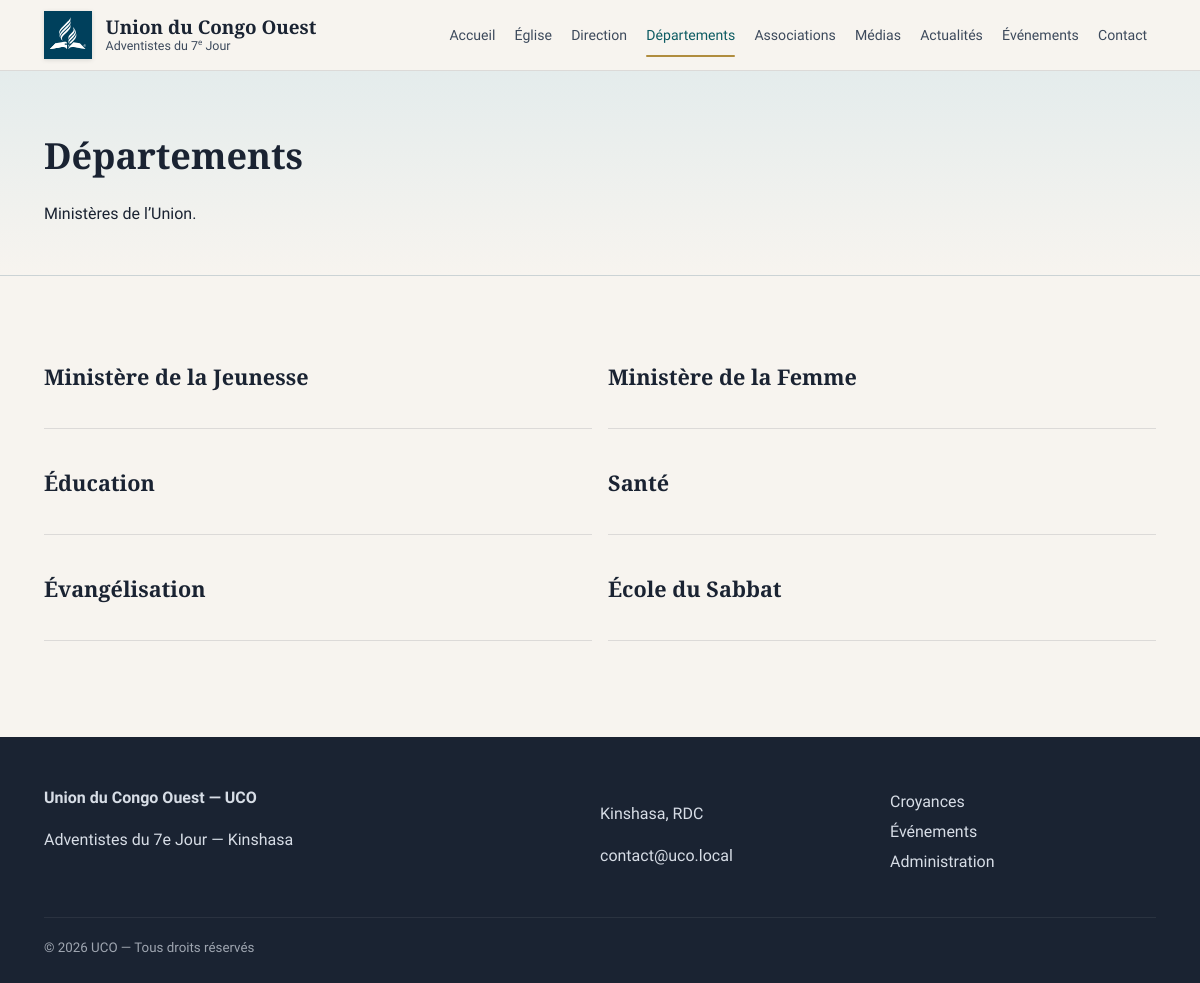
/departements, run on the app's committed database.
### tables this page shows
CREATE TABLE departments (
    id          INT UNSIGNED AUTO_INCREMENT PRIMARY KEY,
    slug        VARCHAR(120) NOT NULL UNIQUE,
    name        VARCHAR(150) NOT NULL,
    short_name  VARCHAR(80) NULL,
    description TEXT NULL,
    mission     TEXT NULL,
    icon        VARCHAR(100) NULL,
    cover_image VARCHAR(255) NULL,
    email       VARCHAR(190) NULL,
    phone       VARCHAR(40) NULL,
    sort_order  INT NOT NULL DEFAULT 0,
    is_active   TINYINT(1) NOT NULL DEFAULT 1,
    created_at  DATETIME NOT NULL DEFAULT CURRENT_TIMESTAMP,
    updated_at  DATETIME NULL ON UPDATE CURRENT_TIMESTAMP
);

CREATE TABLE site_settings (
    id          INT UNSIGNED AUTO_INCREMENT PRIMARY KEY,
    setting_key VARCHAR(100) NOT NULL UNIQUE,
    setting_value TEXT NULL,
    value_type  ENUM('string','text','int','bool','json') NOT NULL DEFAULT 'string',
    label       VARCHAR(150) NULL,
    updated_at  DATETIME NULL ON UPDATE CURRENT_TIMESTAMP
);

### src/Core/View.php (called while the page is built, shortened)
<?php
final class View
{
    public static function render(string $view, array $data = [], ?string $layout = 'layouts/main'): void
    {
        extract($data, EXTR_SKIP);
        $viewFile = dirname(__DIR__, 2) . '/views/' . str_replace('.', '/', $view) . '.php';
        require $viewFile;
        $content = ob_get_clean();
        $layoutFile = dirname(__DIR__, 2) . '/views/' . str_replace('.', '/', $layout) . '.php';
        require $layoutFile;
    }
}

### src/Core/Controller.php (called while the page is built, shortened)
<?php
abstract class Controller
{
    protected function view(string $view, array $data = [], ?string $layout = 'layouts/main'): void
    {
        View::render($view, $data, $layout);
    }
}

### src/Controllers/DepartmentController.php (called while the page is built, shortened)
<?php
final class DepartmentController extends Controller
{
    public function index(Request $request): void
    {
        $this->view('departments/index', [
            'title'       => 'Départements',
            'departments' => Department::active(),
        ]);
    }
}

### src/Core/App.php (called while the page is built, shortened)
<?php
final class App
{
    private Router $router;
    public function __construct()
    {
        $root = dirname(__DIR__, 2);
        Database::getInstance(require $root . '/config/database.php');
        $this->router = new Router();
    }
    public function run(): void
    {
        $request = new Request();
        $this->router->dispatch($request);
    }
}

### public/index.php (called while the page is built, shortened)
<?php
try {
    $app = new App();
    $app->run();
} catch (Throwable $e) {
    http_response_code(500);
    $debug = filter_var($_ENV['APP_DEBUG'] ?? false, FILTER_VALIDATE_BOOLEAN);
    if (!headers_sent()) {
        header('Content-Type: text/html; charset=utf-8');
    }
    try {
        View::render('errors/500', [
            'title'     => 'Erreur serveur',
            'debug'     => $debug,
            'exception' => $e,
        ], null);
    } catch (Throwable) {
        echo $debug ? htmlspecialchars($e->__toString(), ENT_QUOTES | ENT_SUBSTITUTE, 'UTF-8') : 'Une erreur est survenue.';
    }
}

### src/Core/Database.php (called while the page is built, shortened)
<?php
final class Database
{
    private static ?Database $instance = null;
    private PDO $pdo;
    private function __construct(array $config)
    {
        $dsn = sprintf(
            'mysql:host=%s;port=%d;dbname=%s;charset=%s',
            $config['host'],
            $config['port'],
            $config['dbname'],
            $config['charset']
        );
        try {
            $this->pdo = new PDO($dsn, $config['user'], $config['pass'], [
                PDO::ATTR_ERRMODE            => PDO::ERRMODE_EXCEPTION,
                PDO::ATTR_DEFAULT_FETCH_MODE => PDO::FETCH_ASSOC,
                PDO::ATTR_EMULATE_PREPARES   => false,
            ]);
        } catch (PDOException $e) {
            throw new RuntimeException('Connexion à la base de données impossible : ' . $e->getMessage(), 0, $e);
        }
    }
    public static function getInstance(?array $config = null): self
    {
        if (self::$instance === null) {
            self::$instance = new self($config);
        }
        return self::$instance;
    }
    public function pdo(): PDO
    {
        return $this->pdo;
    }
}

### src/Core/Model.php (called while the page is built, shortened)
<?php
abstract class Model
{
    protected static function db(): PDO
    {
        return Database::getInstance()->pdo();
    }
    protected static function fetchAll(string $sql, array $params = []): array
    {
        $stmt = static::db()->prepare($sql);
        $stmt->execute($params);
        return $stmt->fetchAll();
    }
    protected static function fetchOne(string $sql, array $params = []): ?array
    {
        $stmt = static::db()->prepare($sql);
        $stmt->execute($params);
        $row = $stmt->fetch();
        return $row ?: null;
    }
}

### src/Models/Department.php (called while the page is built, shortened)
<?php
final class Department extends Model
{
    public static function active(): array
    {
        return static::fetchAll(
            'SELECT * FROM departments WHERE is_active = 1 ORDER BY sort_order, name'
        );
    }
}

### src/Helpers/functions.php (called while the page is built, shortened)
<?php
function e(?string $value): string
{
    return htmlspecialchars((string) $value, ENT_QUOTES | ENT_SUBSTITUTE, 'UTF-8');
}
function asset(string $path): string
{
    return '/assets/' . ltrim($path, '/');
}
function is_active_path(string $path, bool $exact = false): bool
{
    $current = parse_url($_SERVER['REQUEST_URI'] ?? '/', PHP_URL_PATH) ?: '/';
    if ($path === '/' || $exact) {
        return $current === $path;
    }
    return str_starts_with($current, $path);
}

### src/Core/Request.php (called while the page is built, shortened)
<?php
final class Request
{
    public function method(): string
    {
        return strtoupper($_SERVER['REQUEST_METHOD'] ?? 'GET');
    }
}

### src/Models/SiteSetting.php (called while the page is built, shortened)
<?php
final class SiteSetting extends Model
{
    public static function get(string $key, mixed $default = null): mixed
    {
        $row = static::fetchOne(
            'SELECT setting_value FROM site_settings WHERE setting_key = :key LIMIT 1',
            ['key' => $key]
        );
        return $row['setting_value'] ?? $default;
    }
}

### views/departments/index.php (the view, shortened to what this page needs)
<section class="page-hero"><div class="container"><h1>Départements</h1><p>Ministères de l’Union.</p></div></section>
<section class="section">
    <div class="container cards-plain">
        <?php foreach ($departments as $d): ?>
            <a class="plain-link" href="/departements/<?= e($d['slug']) ?>">
                <h2><?= e($d['name']) ?></h2>
            </a>
        <?php endforeach; ?>
    </div>
</section>

### src/Core/Router.php (shortened to what this page needs)
<?php
final class Router
{
    private array $routes = [];
    private function add(string $method, string $path, array $handler): void
    {
        $path = rtrim($path, '/') ?: '/';
        $this->routes[$method][$path] = $handler;
    }
    public function dispatch(Request $request): void
    {
        $method = $request->method();
        $path = $request->path();
        foreach ($this->routes[$method] ?? [] as $route => $handler) {
            $pattern = preg_replace('#\{([a-zA-Z_]+)\}#', '(?P<$1>[^/]+)', $route);
            $pattern = '#^' . $pattern . '$#';
            if (!preg_match($pattern, $path, $matches)) {
                continue;
            }
            $params = array_filter($matches, 'is_string', ARRAY_FILTER_USE_KEY);
            [$class, $action] = $handler;
            $controller = new $class();
            $controller->$action($request, ...array_values($params));
            return;
        }
    }
}

### views/layouts/main.php (shortened to what this page needs)
<?php
$siteName = SiteSetting::get('site_name', 'UCO');
$currentPath = parse_url($_SERVER['REQUEST_URI'] ?? '/', PHP_URL_PATH) ?: '/';
$isHome = $currentPath === '/';
?>
<!DOCTYPE html>
<html lang="fr">
<head>
    <link rel="stylesheet" href="<?= asset('css/app.css') ?>">
</head>
<body class="<?= $isHome ? 'is-home' : '' ?>">
<header class="site-header">
    <div class="container header-inner">
        <a class="brand" href="/">
            <span class="brand-text">
                <strong>Union du Congo Ouest</strong>
                <small>Adventistes du 7<sup>e</sup> Jour</small>
            </span>
        </a>
        <nav class="site-nav" data-nav>
            <a href="/" class="<?= is_active_path('/') ? 'active' : '' ?>">Accueil</a>
            <a href="/pages/histoire" class="<?= is_active_path('/pages') ? 'active' : '' ?>">Église</a>
            <a href="/dirigeants" class="<?= is_active_path('/dirigeants') ? 'active' : '' ?>">Direction</a>
            <a href="/departements" class="<?= is_active_path('/departements') ? 'active' : '' ?>">Départements</a>
            <a href="/associations" class="<?= is_active_path('/associations') ? 'active' : '' ?>">Associations</a>
            <a href="/mediatheque" class="<?= is_active_path('/mediatheque') ? 'active' : '' ?>">Médias</a>
            <a href="/actualites" class="<?= is_active_path('/actualites') ? 'active' : '' ?>">Actualités</a>
            <a href="/evenements" class="<?= is_active_path('/evenements') ? 'active' : '' ?>">Événements</a>
            <a href="/contact" class="<?= is_active_path('/contact') ? 'active' : '' ?>">Contact</a>
        </nav>
    </div>
</header>
<main>
    <?= $content ?>
</main>
<footer class="site-footer">
    <div class="container footer-grid">
        <div>
            <strong><?= e($siteName) ?></strong>
            <p><?= e((string) SiteSetting::get('site_tagline', '')) ?></p>
        </div>
        <div>
            <p><?= e((string) SiteSetting::get('address', 'Kinshasa, RDC')) ?></p>
            <p><?= e((string) SiteSetting::get('contact_email', '')) ?></p>
        </div>
        <div>
            <a href="/croyances">Croyances</a>
            <a href="/evenements">Événements</a>
            <a href="/admin/login">Administration</a>
        </div>
    </div>
    <div class="container footer-copy">
        <small>&copy; <?= date('Y') ?> UCO — Tous droits réservés</small>
    </div>
</footer>
</body>
</html>

### public/assets/css/app.css (style rules this page uses)
:root { --ink: #1a2332; --ink-soft: #3d4a5c; --paper: #f7f4ef; --paper-alt: #ebe6dc; --accent: #0d5c63; --accent-deep: #094248; --gold: #b08d3e; --white: #fff; --line: rgba(26, 35, 50, 0.12); --font-display: "Cormorant Garamond", Georgia, serif; --font-body: "Source Sans 3", system-ui, sans-serif; --header-h: 5.25rem; --page-gutter: clamp(1.25rem, 4.5vw, 2.75rem); --page-max: 1180px; }
*, *::before, *::after { box-sizing: border-box; }
html { scroll-behavior: smooth; -webkit-text-size-adjust: 100%; overflow-x: hidden; overflow-x: clip; }
body { margin: 0; font-family: var(--font-body); color: var(--ink); background: var(--paper); line-height: 1.6; min-width: 0; overflow-x: hidden; overflow-x: clip; overflow-wrap: break-word; }
a { color: var(--accent-deep); text-decoration: none; }
.container { width: min(var(--page-max), calc(100% - 2 * var(--page-gutter))); margin-inline: auto; max-width: 100%; }
main { min-width: 0; }
.site-header { position: sticky; top: 0; z-index: 50; width: 100%; max-width: 100%; background: rgba(247, 244, 239, 0.97); backdrop-filter: blur(12px); border-bottom: 1px solid var(--line); }
.header-inner { display: flex; align-items: center; justify-content: space-between; gap: 1rem; padding: .7rem 0; transition: padding .22s ease; min-width: 0; }
.brand { display: flex; align-items: center; gap: .85rem; color: inherit; flex: 0 1 auto; min-width: 0; height: 48px; }
.brand-text { display: flex; flex-direction: column; justify-content: center; line-height: 1.2; min-width: 0; }
.brand-text strong { font-family: var(--font-display); font-size: clamp(.95rem, 3.4vw, 1.18rem); font-weight: 700; white-space: nowrap; overflow: hidden; text-overflow: ellipsis; }
.brand-text small { color: var(--ink-soft); font-size: .78rem; }
.brand-text small sup { font-size: .65em; line-height: 0; vertical-align: super; }
.site-nav { display: flex; flex-wrap: nowrap; align-items: center; justify-content: flex-end; gap: .1rem; margin-left: auto; height: 48px; }
.site-nav a { position: relative; display: inline-flex; align-items: center; height: 48px; color: var(--ink-soft); font-weight: 500; font-size: .88rem; white-space: nowrap; padding: 0 .55rem; border-radius: 0; }
.site-nav a.active { color: var(--accent); }
.site-nav a.active::after { content: ""; position: absolute; left: .55rem; right: .55rem; bottom: .15rem; height: 2px; background: var(--gold); border-radius: 1px; }
.section { padding: 4rem 0; }
.section-head h2, .page-hero h1 { font-family: var(--font-display); font-size: clamp(1.8rem, 3vw, 2.5rem); margin: 0 0 .35rem; font-weight: 600; }
.page-hero { padding: 3.5rem 0 2rem; background: linear-gradient(180deg, #e4ecec, var(--paper)); border-bottom: 1px solid var(--line); }
.link-list, .cards-plain { display: grid; gap: 1rem; }
@media (min-width: 700px) { .link-list, .cards-plain { grid-template-columns: repeat(2, 1fr); } }
.link-list a, .plain-link { display: block; padding: 1.1rem 0; border-bottom: 1px solid var(--line); color: inherit; transition: padding-left .2s ease, color .2s ease; }
.plain-link h2 { font-family: var(--font-display); font-size: 1.35rem; margin: .2rem 0; }
.site-footer { background: var(--ink); color: #d7dde6; padding: 3rem 0 1.5rem; margin-top: 2rem; }
.footer-grid { display: grid; gap: 1.5rem; min-width: 0; }
@media (min-width: 700px) { .footer-grid { grid-template-columns: 2fr 1fr 1fr; } }
.site-footer a { color: #d7dde6; display: block; margin: .25rem 0; }
.footer-copy { margin-top: 2rem; opacity: .7; border-top: 1px solid rgba(255,255,255,.1); padding-top: 1rem; }

### data on the page
departments: name "Ministère de la Jeunesse"
departments: name "Ministère de la Femme"
departments: name "Éducation"
departments: name "Santé"
departments: name "Évangélisation"
departments: name "École du Sabbat"
site_settings: setting_value "Union du Congo Ouest — UCO"
site_settings: setting_value "Adventistes du 7e Jour — Kinshasa"
site_settings: setting_value "Kinshasa, RDC"
site_settings: setting_value "contact@uco.local"
